Frame 1 (no input): blank canvas, image omitted
Frame 60 (the mouse pressed at the canvas centre just before this capture): blank canvas, image omitted
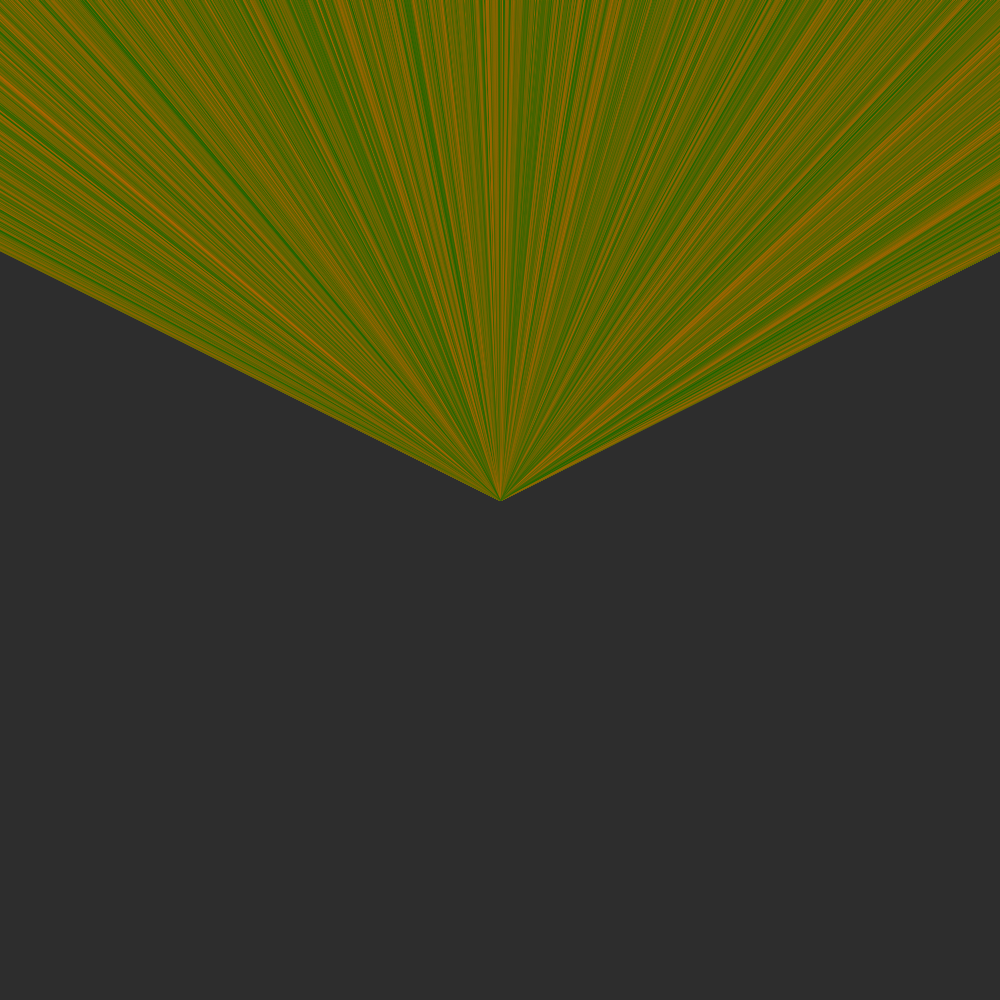
Frame 120 (the mouse held since frame 60 and released just before this capture)

The Processing sketch whose frames 1 and 60 were blank and that drew this single picture after the mouse press (run headless with seeded random() and noise(); from frame 60 on, the mouse is pressed at the canvas centre):

// Processing sketch: processing_5071
// ── processing_5071.pde

/*

Radiance
October, 2009
veronyu@hotmail.com

*/

void setup() {
  size(1000, 1000);
  background(45);
  smooth();

};

void draw() {
  if (mousePressed) {
  
  for(int i = 0; i < 700; i++){
  stroke(10);
 stroke(random(0,200),random(100,40),0, random(50,200));
  line(mouseX, mouseY, mouseX + random(-1000,1000), mouseY - random(500,100));
  }; 
   };
};
